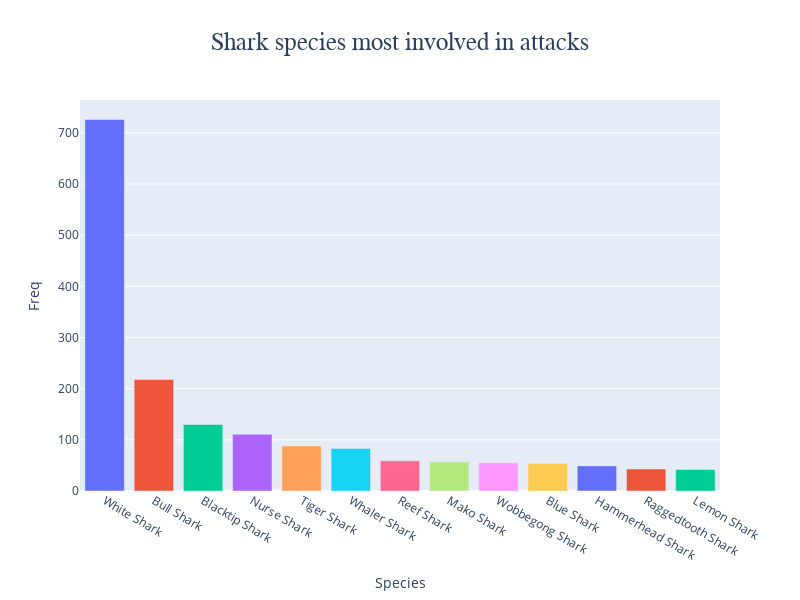

The code cell stored with this chart in its notebook:
### Code cell
fig = px.bar(most_Sharks, 
             y=most_Sharks.Freq, 
             x=most_Sharks.index, 
             title="Shark species most involved in attacks",
             color= most_Sharks.index,
             width= 800,
             height=600
             )

title = {'x':0.5,'xanchor': 'center','font': {'size': 25, 'family': 'Arial'}}

fig.update_layout(showlegend=False, title = title)

fig.show()

### Figure 1 — Plotly figure (JSON) as saved in the notebook; plotly's stock layout.template omitted (floating-point values rounded to 4 significant figures)
{"data": [{"alignmentgroup": "True", "hovertemplate": "Species=%{x}<br>Freq=%{y}<extra></extra>", "legendgroup": "White Shark", "marker": {"color": "#636efa", "pattern": {"shape": ""}}, "name": "White Shark", "offsetgroup": "White Shark", "orientation": "v", "showlegend": true, "textposition": "auto", "type": "bar", "x": ["White Shark"], "xaxis": "x", "y": [726], "yaxis": "y"}, {"alignmentgroup": "True", "hovertemplate": "Species=%{x}<br>Freq=%{y}<extra></extra>", "legendgroup": "Bull Shark", "marker": {"color": "#EF553B", "pattern": {"shape": ""}}, "name": "Bull Shark", "offsetgroup": "Bull Shark", "orientation": "v", "showlegend": true, "textposition": "auto", "type": "bar", "x": ["Bull Shark"], "xaxis": "x", "y": [218], "yaxis": "y"}, {"alignmentgroup": "True", "hovertemplate": "Species=%{x}<br>Freq=%{y}<extra></extra>", "legendgroup": "Blacktip Shark", "marker": {"color": "#00cc96", "pattern": {"shape": ""}}, "name": "Blacktip Shark", "offsetgroup": "Blacktip Shark", "orientation": "v", "showlegend": true, "textposition": "auto", "type": "bar", "x": ["Blacktip Shark"], "xaxis": "x", "y": [130], "yaxis": "y"}, {"alignmentgroup": "True", "hovertemplate": "Species=%{x}<br>Freq=%{y}<extra></extra>", "legendgroup": "Nurse Shark", "marker": {"color": "#ab63fa", "pattern": {"shape": ""}}, "name": "Nurse Shark", "offsetgroup": "Nurse Shark", "orientation": "v", "showlegend": true, "textposition": "auto", "type": "bar", "x": ["Nurse Shark"], "xaxis": "x", "y": [111], "yaxis": "y"}, {"alignmentgroup": "True", "hovertemplate": "Species=%{x}<br>Freq=%{y}<extra></extra>", "legendgroup": "Tiger Shark", "marker": {"color": "#FFA15A", "pattern": {"shape": ""}}, "name": "Tiger Shark", "offsetgroup": "Tiger Shark", "orientation": "v", "showlegend": true, "textposition": "auto", "type": "bar", "x": ["Tiger Shark"], "xaxis": "x", "y": [88], "yaxis": "y"}, {"alignmentgroup": "True", "hovertemplate": "Species=%{x}<br>Freq=%{y}<extra></extra>", "legendgroup": "Whaler Shark", "marker": {"color": "#19d3f3", "pattern": {"shape": ""}}, "name": "Whaler Shark", "offsetgroup": "Whaler Shark", "orientation": "v", "showlegend": true, "textposition": "auto", "type": "bar", "x": ["Whaler Shark"], "xaxis": "x", "y": [83], "yaxis": "y"}, {"alignmentgroup": "True", "hovertemplate": "Species=%{x}<br>Freq=%{y}<extra></extra>", "legendgroup": "Reef Shark", "marker": {"color": "#FF6692", "pattern": {"shape": ""}}, "name": "Reef Shark", "offsetgroup": "Reef Shark", "orientation": "v", "showlegend": true, "textposition": "auto", "type": "bar", "x": ["Reef Shark"], "xaxis": "x", "y": [59], "yaxis": "y"}, {"alignmentgroup": "True", "hovertemplate": "Species=%{x}<br>Freq=%{y}<extra></extra>", "legendgroup": "Mako Shark", "marker": {"color": "#B6E880", "pattern": {"shape": ""}}, "name": "Mako Shark", "offsetgroup": "Mako Shark", "orientation": "v", "showlegend": true, "textposition": "auto", "type": "bar", "x": ["Mako Shark"], "xaxis": "x", "y": [57], "yaxis": "y"}, {"alignmentgroup": "True", "hovertemplate": "Species=%{x}<br>Freq=%{y}<extra></extra>", "legendgroup": "Wobbegong Shark", "marker": {"color": "#FF97FF", "pattern": {"shape": ""}}, "name": "Wobbegong Shark", "offsetgroup": "Wobbegong Shark", "orientation": "v", "showlegend": true, "textposition": "auto", "type": "bar", "x": ["Wobbegong Shark"], "xaxis": "x", "y": [55], "yaxis": "y"}, {"alignmentgroup": "True", "hovertemplate": "Species=%{x}<br>Freq=%{y}<extra></extra>", "legendgroup": "Blue Shark", "marker": {"color": "#FECB52", "pattern": {"shape": ""}}, "name": "Blue Shark", "offsetgroup": "Blue Shark", "orientation": "v", "showlegend": true, "textposition": "auto", "type": "bar", "x": ["Blue Shark"], "xaxis": "x", "y": [54], "yaxis": "y"}, {"alignmentgroup": "True", "hovertemplate": "Species=%{x}<br>Freq=%{y}<extra></extra>", "legendgroup": "Hammerhead Shark", "marker": {"color": "#636efa", "pattern": {"shape": ""}}, "name": "Hammerhead Shark", "offsetgroup": "Hammerhead Shark", "orientation": "v", "showlegend": true, "textposition": "auto", "type": "bar", "x": ["Hammerhead Shark"], "xaxis": "x", "y": [49], "yaxis": "y"}, {"alignmentgroup": "True", "hovertemplate": "Species=%{x}<br>Freq=%{y}<extra></extra>", "legendgroup": "Raggedtooth Shark", "marker": {"color": "#EF553B", "pattern": {"shape": ""}}, "name": "Raggedtooth Shark", "offsetgroup": "Raggedtooth Shark", "orientation": "v", "showlegend": true, "textposition": "auto", "type": "bar", "x": ["Raggedtooth Shark"], "xaxis": "x", "y": [43], "yaxis": "y"}, {"alignmentgroup": "True", "hovertemplate": "Species=%{x}<br>Freq=%{y}<extra></extra>", "legendgroup": "Lemon Shark", "marker": {"color": "#00cc96", "pattern": {"shape": ""}}, "name": "Lemon Shark", "offsetgroup": "Lemon Shark", "orientation": "v", "showlegend": true, "textposition": "auto", "type": "bar", "x": ["Lemon Shark"], "xaxis": "x", "y": [42], "yaxis": "y"}], "layout": {"barmode": "relative", "height": 600, "legend": {"title": {"text": "Species"}, "tracegroupgap": 0}, "showlegend": false, "title": {"font": {"family": "Arial", "size": 25}, "text": "Shark species most involved in attacks", "x": 0.5, "xanchor": "center"}, "width": 800, "xaxis": {"anchor": "y", "categoryarray": ["White Shark", "Bull Shark", "Blacktip Shark", "Nurse Shark", "Tiger Shark", "Whaler Shark", "Reef Shark", "Mako Shark", "Wobbegong Shark", "Blue Shark", "Hammerhead Shark", "Raggedtooth Shark", "Lemon Shark"], "categoryorder": "array", "domain": [0, 1], "title": {"text": "Species"}}, "yaxis": {"anchor": "x", "domain": [0, 1], "title": {"text": "Freq"}}}}
